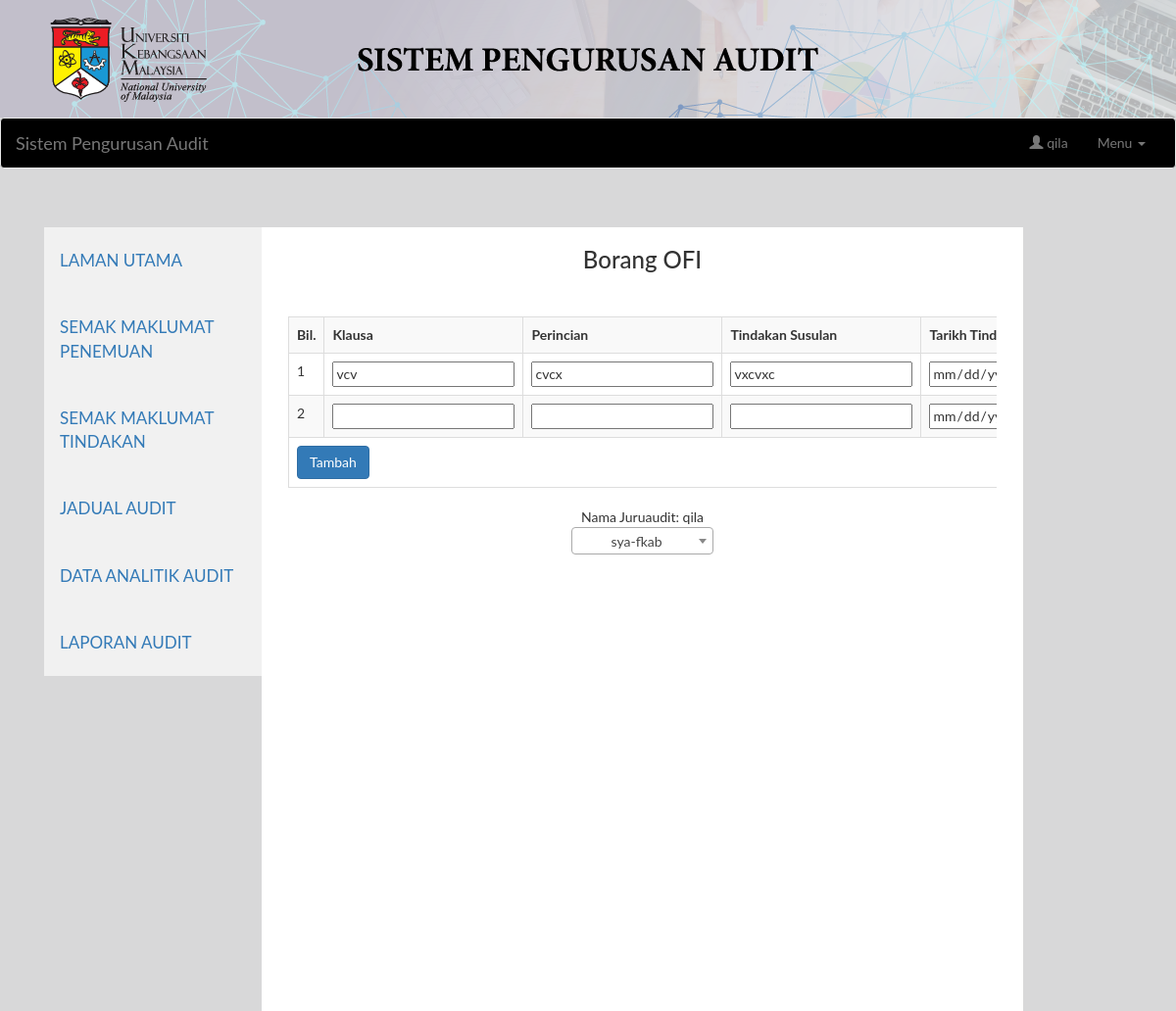
/staff/juruaudit/ofi.php?ofi_id=44 (signed in), run on the app's committed database.
### tables this page shows
CREATE TABLE `juruaudit` (
  `staff_no` varchar(255) NOT NULL,
  `staff_name` varchar(255) NOT NULL,
  `staff_pass` varchar(50) NOT NULL,
  `staff_email` varchar(255) NOT NULL,
  `staff_noTel` varchar(15) NOT NULL,
  `staff_img` varchar(255) NOT NULL
);

CREATE TABLE `ofi` (
  `no_id` int(11) NOT NULL,
  `klausa` varchar(255) NOT NULL,
  `jabatan_unit` varchar(255) NOT NULL,
  `perincian` text,
  `susulan` text,
  `tarikh_tindakan` varchar(255) DEFAULT NULL,
  `status` varchar(255) NOT NULL,
  `staff_no` varchar(100) DEFAULT NULL,
  `data` text,
  `user_type` varchar(100) DEFAULT NULL,
  `hantar_ke` varchar(100) DEFAULT NULL
);

### staff/juruaudit/session.php (called while the page is built, shortened)
<?php
include_once '../../db.php';
	$uid = $_SESSION['uid'];
	$stmt = $conn->prepare("SELECT * FROM juruaudit WHERE staff_no = '$uid'");
	$stmt->execute();
	$readrow = $stmt->fetch(PDO::FETCH_ASSOC);
	$name = $readrow['staff_name'];
?>

### staff/juruaudit/ofi.php (the view, shortened to what this page needs)
<?php
include_once '../../db.php';
include_once 'session.php';
?>
<!DOCTYPE html>
<html>
<head>
    <link rel="stylesheet" href="https://maxcdn.bootstrapcdn.com/bootstrap/3.4.1/css/bootstrap.min.css">
  <link rel="stylesheet" type="text/css" href="css/bootstrap.css"/>
    <link href="https://cdn.jsdelivr.net/npm/select2@4.1.0-rc.0/dist/css/select2.min.css" rel="stylesheet" />
</head>
<body style="background-color: #d8d8d9; ">
<img src="../../auditHeader.png" style="width:100% ">
<div><?php include_once 'navbar.php'; ?></div>
<br>
<br>
<div class="container">
  <table  align="center">
   <tr>
    <td align="center" width="1110px" style="height: 318px">
       <ul class="tab">
            <li><a href="utama.php" align="center">LAMAN UTAMA</a></li>
            <li><a href="penemuan.php">SEMAK MAKLUMAT PENEMUAN</a></li>
            <li><a href="tindakan.php">SEMAK MAKLUMAT TINDAKAN</a></li>
            <li><a href="jadual.php">JADUAL AUDIT</a></li>
            <li><a href="data.php">DATA ANALITIK AUDIT</a></li>
            <li><a href="laporan.php">LAPORAN AUDIT</a></li>
          </ul>
<div id="Menu" class="tabcontent" style="height: 800px">
  <h3>Borang OFI</h3>
  <div class="panel-body">
    <div class="table-responsive">
      <form method="POST">
        <br>
        <table  width="9px"class="table table-striped table-bordered">
    <tr>
      <th>Bil.</th>
      <th>Klausa</th>
      <th>Perincian</th>
      <th>Tindakan Susulan</th>
      <th>Tarikh Tindakan</th>
    </tr>
    <?php
    if(isset($_GET['ofi_id'])){
      include_once '../../conn.php';
      $sql = "SELECT * FROM `ofi` WHERE no_id ='".$_GET['ofi_id']."'";
      $result = $conn->query($sql);
      $row = $result->fetch_assoc() ;
      $rowdata = unserialize($row['data']);
      if ($result->num_rows > 0) {
      foreach($rowdata['bil'] AS $key) {
    ?>
      <tr class="datatable" >
        <td><input type="hidden" value="<?php echo $key ; ?>" name="bil[<?php echo $key ; ?>]"><?php echo $key ; ?></td>
        <td><input type="text" value="<?php echo isset($rowdata['klausa'][$key]) ? $rowdata['klausa'][$key] : '' ; ?>" name="klausa[<?php echo $key ; ?>]"></td>
        <td><input type="text" value="<?php echo isset($rowdata['perincian'][$key]) ? $rowdata['perincian'][$key] : '' ; ?>" name="perincian[<?php echo $key ; ?>]"></td>
        <td><input readonly type="text" value="<?php echo isset($rowdata['susulan'][$key]) ? $rowdata['susulan'][$key] : '' ; ?>" name="susulan[<?php echo $key ; ?>]"></td>
        <td><input readonly type="date" value="<?php echo isset($rowdata['tarikh_tindakan'][$key]) ? $rowdata['tarikh_tindakan'][$key] : '' ; ?>" name="tarikh_tindakan[<?php echo $key ; ?>]"></td>
      </tr>
    <?php
      }}
    } ?>
    <tr  id="datatable">
      <th colspan=5><a id="target" type="button"class="btn btn-primary">Tambah</a></th>
    </tr>
  </table>
      Nama Juruaudit: <?php echo $name ?>
      </form>
</div>
</div>
</div>
    </td>
  </tr>
</table>
</div>
</body>
</html>

### staff/juruaudit/navbar.php (shortened to what this page needs)
<nav class="navbar navbar-default"style=
  "background-color: #000000;
  /*overflow: hidden;*/
  /*position: sticky;
  bottom: 0;
  width: 100%;*/
  position: relative;
  z-index: 100;
">
  <div class="container-fluid">
    <div class="navbar-header">
      <a class="navbar-brand" href="utama.php">Sistem Pengurusan Audit</a>
    </div>
    <div class="collapse navbar-collapse" id="bs-example-navbar-collapse-1">
      <ul class="nav navbar-nav navbar-right">
         <li><a href="#" disabled="disabled"><span class="glyphicon glyphicon-user" aria-hidden="true"></span>  <?php echo $name; ?></a></li>
        <li class="dropdown">
          <a href="#" class="dropdown-toggle" data-toggle="dropdown" role="button" aria-haspopup="true" aria-expanded="false">Menu <span class="caret"></span></a>
        </li>
      </ul>
    </div>
  </div>
</nav>

### staff/juruaudit/ofi.php (style rules this page uses)
* { box-sizing: border-box }
body { font-family: "Lato", sans-serif; }
.tab { float: left; width: 20%; padding-right: 0px; padding-left: 0px; background-color: #f1f1f1; }
.tab li { display: block; background-color: inherit; color: #000000; padding: 22px 16px; width: 100%; border: none; outline: none; text-align: left; cursor: pointer; transition: 0.3s; font-size: 17px; }
.tabcontent { float: left; padding: 0px 12px; background-color: white; width: 70%; border-left: none; }

### data on the page
juruaudit: staff_name "qila"
ofi: data "1", data "vcv", data "cvcx", data "vxcvxc", data "2"
